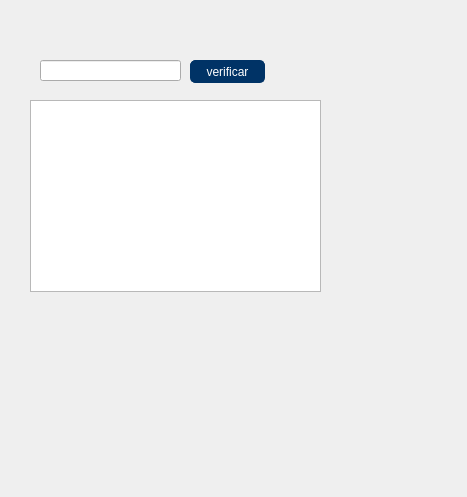
<?xml version="1.0" encoding="UTF-8"?>
<ui version="4.0">
 <class>Form</class>
 <widget class="QWidget" name="Form">
  <property name="geometry">
   <rect>
    <x>0</x>
    <y>0</y>
    <width>467</width>
    <height>497</height>
   </rect>
  </property>
  <property name="windowTitle">
   <string>Form</string>
  </property>
  <widget class="QPushButton" name="Verificar">
   <property name="geometry">
    <rect>
     <x>190</x>
     <y>60</y>
     <width>75</width>
     <height>23</height>
    </rect>
   </property>
   <property name="styleSheet">
    <string notr="true">border-style: solid;
border-width: 1px;
border-color: rgb(0, 51, 102);
background-color: rgb(0, 51, 102);
color: rgb(255, 255, 255);
border-radius: 5px;</string>
   </property>
   <property name="text">
    <string>verificar</string>
   </property>
  </widget>
  <widget class="QLineEdit" name="Sintaxis">
   <property name="geometry">
    <rect>
     <x>40</x>
     <y>60</y>
     <width>141</width>
     <height>21</height>
    </rect>
   </property>
   <property name="text">
    <string/>
   </property>
  </widget>
  <widget class="QLabel" name="Enviar">
   <property name="enabled">
    <bool>true</bool>
   </property>
   <property name="geometry">
    <rect>
     <x>0</x>
     <y>-10</y>
     <width>601</width>
     <height>541</height>
    </rect>
   </property>
   <property name="text">
    <string/>
   </property>
   <property name="pixmap">
    <pixmap>../../Desktop/sor.jpeg</pixmap>
   </property>
  </widget>
  <widget class="QListWidget" name="ENVIAR1">
   <property name="geometry">
    <rect>
     <x>30</x>
     <y>100</y>
     <width>291</width>
     <height>192</height>
    </rect>
   </property>
  </widget>
  <zorder>Enviar</zorder>
  <zorder>Verificar</zorder>
  <zorder>Sintaxis</zorder>
  <zorder>ENVIAR1</zorder>
 </widget>
 <resources/>
 <connections/>
</ui>
